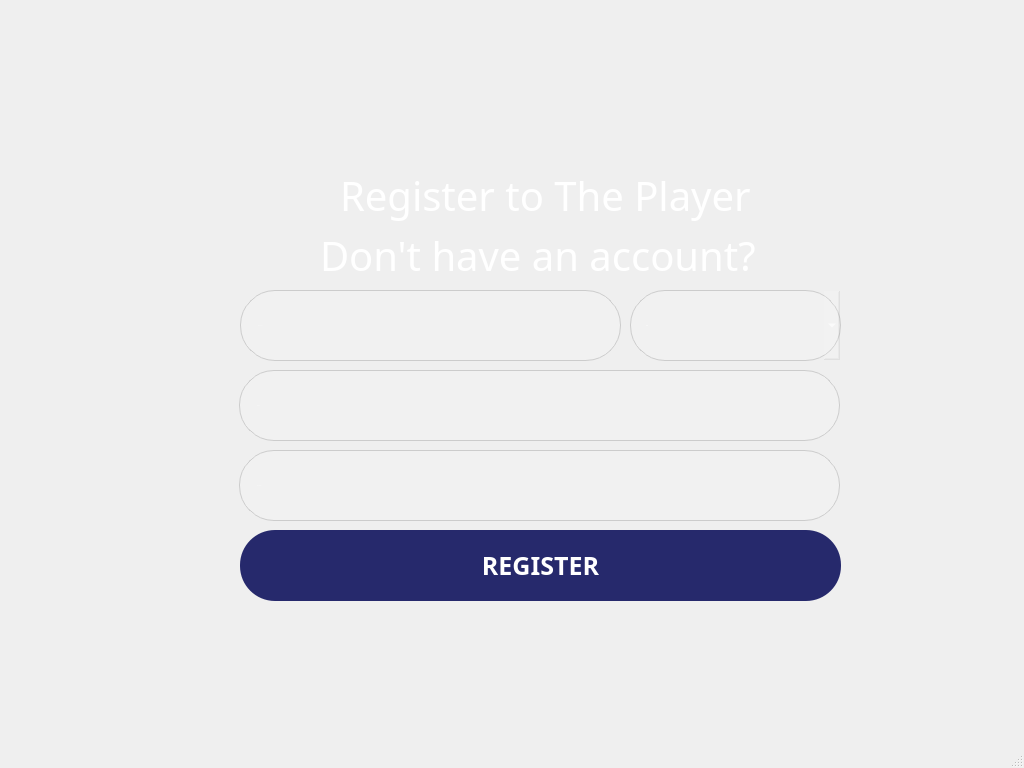
<?xml version="1.0" encoding="UTF-8"?>
<ui version="4.0">
 <class>MainWindow</class>
 <widget class="QMainWindow" name="MainWindow">
  <property name="geometry">
   <rect>
    <x>0</x>
    <y>0</y>
    <width>1024</width>
    <height>768</height>
   </rect>
  </property>
  <property name="windowTitle">
   <string>MainWindow</string>
  </property>
  <widget class="QWidget" name="centralwidget">
   <widget class="QLabel" name="label">
    <property name="geometry">
     <rect>
      <x>-20</x>
      <y>0</y>
      <width>1121</width>
      <height>768</height>
     </rect>
    </property>
    <property name="styleSheet">
     <string notr="true"/>
    </property>
    <property name="text">
     <string/>
    </property>
    <property name="pixmap">
     <pixmap>../img/login_bg.png</pixmap>
    </property>
    <property name="scaledContents">
     <bool>true</bool>
    </property>
   </widget>
   <widget class="QLabel" name="label_2">
    <property name="geometry">
     <rect>
      <x>390</x>
      <y>-70</y>
      <width>300</width>
      <height>300</height>
     </rect>
    </property>
    <property name="styleSheet">
     <string notr="true"/>
    </property>
    <property name="text">
     <string/>
    </property>
    <property name="pixmap">
     <pixmap>../img/LOGO.png</pixmap>
    </property>
    <property name="scaledContents">
     <bool>true</bool>
    </property>
   </widget>
   <widget class="QLabel" name="label_6">
    <property name="geometry">
     <rect>
      <x>340</x>
      <y>170</y>
      <width>451</width>
      <height>51</height>
     </rect>
    </property>
    <property name="font">
     <font>
      <family>Parkinsans Medium</family>
      <pointsize>-1</pointsize>
      <bold>false</bold>
     </font>
    </property>
    <property name="styleSheet">
     <string notr="true">display: block; /* To make it take up its own line */
    text-align: center; /* Center the label */
    font-size: 40px; /* Medium font size for readability */
    color: #ffffff; /* White color to stand out against background */
    font-weight: normal; /* Normal weight to keep it subtle */</string>
    </property>
    <property name="text">
     <string>Register to The Player</string>
    </property>
   </widget>
   <widget class="QLabel" name="label_7">
    <property name="geometry">
     <rect>
      <x>320</x>
      <y>230</y>
      <width>481</width>
      <height>51</height>
     </rect>
    </property>
    <property name="font">
     <font>
      <family>Parkinsans Medium</family>
      <pointsize>-1</pointsize>
      <bold>false</bold>
     </font>
    </property>
    <property name="styleSheet">
     <string notr="true">display: block; /* To make it take up its own line */
    text-align: center; /* Center the label */
    font-size: 40px; /* Medium font size for readability */
    color: #ffffff; /* White color to stand out against background */
    font-weight: normal; /* Normal weight to keep it subtle */</string>
    </property>
    <property name="text">
     <string>Don't have an account?</string>
    </property>
   </widget>
   <widget class="QLineEdit" name="lineEdit_3">
    <property name="geometry">
     <rect>
      <x>240</x>
      <y>290</y>
      <width>381</width>
      <height>71</height>
     </rect>
    </property>
    <property name="font">
     <font>
      <family>Segoe UI</family>
      <pointsize>-1</pointsize>
      <italic>false</italic>
      <bold>false</bold>
     </font>
    </property>
    <property name="styleSheet">
     <string notr="true">    border: 1px solid #cccccc; /* Light gray border */
    border-radius: 35px; /* Rounded corners */
    background-color: rgba(255, 255, 255, 0.1); /* Transparent-like background */
    padding: 15px; /* Padding to create space around the text */
    color: white; /* Text color */
    font: 20px &quot;Segoe UI&quot;; /* Font family and size */</string>
    </property>
    <property name="echoMode">
     <enum>QLineEdit::EchoMode::Normal</enum>
    </property>
    <property name="placeholderText">
     <string>Username</string>
    </property>
   </widget>
   <widget class="QLineEdit" name="lineEdit_4">
    <property name="geometry">
     <rect>
      <x>239</x>
      <y>370</y>
      <width>601</width>
      <height>71</height>
     </rect>
    </property>
    <property name="font">
     <font>
      <family>Segoe UI</family>
      <pointsize>-1</pointsize>
      <italic>false</italic>
      <bold>false</bold>
     </font>
    </property>
    <property name="styleSheet">
     <string notr="true">    border: 1px solid #cccccc; /* Light gray border */
    border-radius: 35px; /* Rounded corners */
    background-color: rgba(255, 255, 255, 0.1); /* Transparent-like background */
    padding: 15px; /* Padding to create space around the text */
    color: white; /* Text color */
    font: 20px &quot;Segoe UI&quot;; /* Font family and size */</string>
    </property>
    <property name="echoMode">
     <enum>QLineEdit::EchoMode::Normal</enum>
    </property>
    <property name="placeholderText">
     <string>Email</string>
    </property>
   </widget>
   <widget class="QLineEdit" name="lineEdit_5">
    <property name="geometry">
     <rect>
      <x>239</x>
      <y>450</y>
      <width>601</width>
      <height>71</height>
     </rect>
    </property>
    <property name="font">
     <font>
      <family>Segoe UI</family>
      <pointsize>-1</pointsize>
      <italic>false</italic>
      <bold>false</bold>
     </font>
    </property>
    <property name="styleSheet">
     <string notr="true">    border: 1px solid #cccccc; /* Light gray border */
    border-radius: 35px; /* Rounded corners */
    background-color: rgba(255, 255, 255, 0.1); /* Transparent-like background */
    padding: 15px; /* Padding to create space around the text */
    color: white; /* Text color */
    font: 20px &quot;Segoe UI&quot;; /* Font family and size */</string>
    </property>
    <property name="echoMode">
     <enum>QLineEdit::EchoMode::Password</enum>
    </property>
    <property name="placeholderText">
     <string>Password</string>
    </property>
   </widget>
   <widget class="QPushButton" name="register_2">
    <property name="geometry">
     <rect>
      <x>240</x>
      <y>530</y>
      <width>601</width>
      <height>71</height>
     </rect>
    </property>
    <property name="font">
     <font>
      <family>Parkinsans Medium</family>
      <pointsize>-1</pointsize>
      <bold>true</bold>
     </font>
    </property>
    <property name="styleSheet">
     <string notr="true">  background-color: rgb(38, 41, 108); /* Light peach color */
    border: none;
    border-radius: 35px; /* Rounded corners */
    padding: 10px 20px; /* Padding for better appearance */
    font-size: 25px; /* Font size to make text readable */
    font-weight: bold;
    color: rgb(255, 255, 255); /* White text color */
    cursor: pointer;
    box-shadow: 0 4px 8px rgba(0, 0, 0, 0.2); /* Light shadow for depth */
    transition: all 0.3s ease-in-out; /* Smooth transition for hover effects */</string>
    </property>
    <property name="text">
     <string>REGISTER</string>
    </property>
   </widget>
   <widget class="QComboBox" name="comboBox">
    <property name="geometry">
     <rect>
      <x>630</x>
      <y>290</y>
      <width>211</width>
      <height>71</height>
     </rect>
    </property>
    <property name="font">
     <font>
      <family>Segoe UI</family>
      <pointsize>-1</pointsize>
      <italic>false</italic>
      <bold>false</bold>
     </font>
    </property>
    <property name="styleSheet">
     <string notr="true">    border: 1px solid #cccccc; /* Light gray border */
    border-radius: 35px; /* Rounded corners */
    background-color: rgba(255, 255, 255, 0.1); /* Transparent-like background */
    padding: 15px; /* Padding to create space around the text */
    color: white; /* Text color */
    font: 20px &quot;Segoe UI&quot;; /* Font family and size */</string>
    </property>
    <property name="placeholderText">
     <string/>
    </property>
    <item>
     <property name="text">
      <string>Male</string>
     </property>
    </item>
    <item>
     <property name="text">
      <string>Female</string>
     </property>
    </item>
    <item>
     <property name="text">
      <string>Prefer not to say</string>
     </property>
    </item>
    <item>
     <property name="text">
      <string/>
     </property>
    </item>
   </widget>
  </widget>
  <widget class="QMenuBar" name="menubar">
   <property name="geometry">
    <rect>
     <x>0</x>
     <y>0</y>
     <width>1024</width>
     <height>21</height>
    </rect>
   </property>
  </widget>
  <widget class="QStatusBar" name="statusbar"/>
 </widget>
 <resources/>
 <connections/>
</ui>
